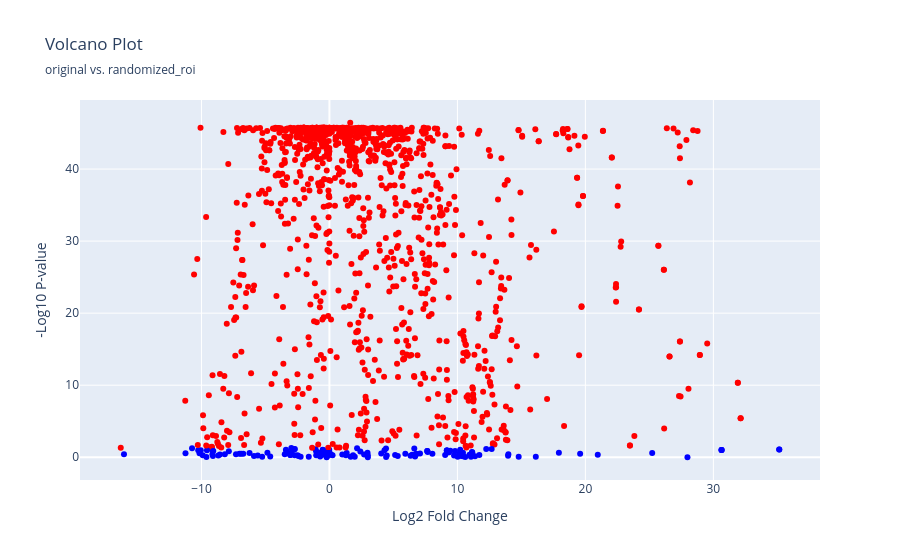

Here is the notebook cell this chart was saved with:
### Code cell
import plotly.graph_objects as go 

scatter_fig = go.Figure()
scatter_fig.add_trace(go.Scatter(
    x=log2_fold_change,
    y=log_kruskal_p,
    mode='markers',
    marker=dict(color=np.where(kruskal_p<0.05, 'red', 'blue'))
))
scatter_fig.update_layout(
    title='Volcano Plot',
    title_subtitle=dict(text=f'original vs. {nc}'),
    xaxis_title="Log2 Fold Change", 
    yaxis_title="-Log10 P-value"
    )

### Figure 1 — Plotly figure (JSON) as saved in the notebook; plotly's stock layout.template omitted (floating-point values rounded to 4 significant figures; data arrays with more than 128 entries replaced by an {"elided": "..."} marker saying what was removed)
{"data": [{"marker": {"color": {"elided": "1302 str values"}}, "mode": "markers", "type": "scatter", "x": {"elided": "1302 float values"}, "y": {"elided": "1302 float values"}}], "layout": {"title": {"subtitle": {"text": "original vs. randomized_roi"}, "text": "Volcano Plot"}, "xaxis": {"title": {"text": "Log2 Fold Change"}}, "yaxis": {"title": {"text": "-Log10 P-value"}}}}
